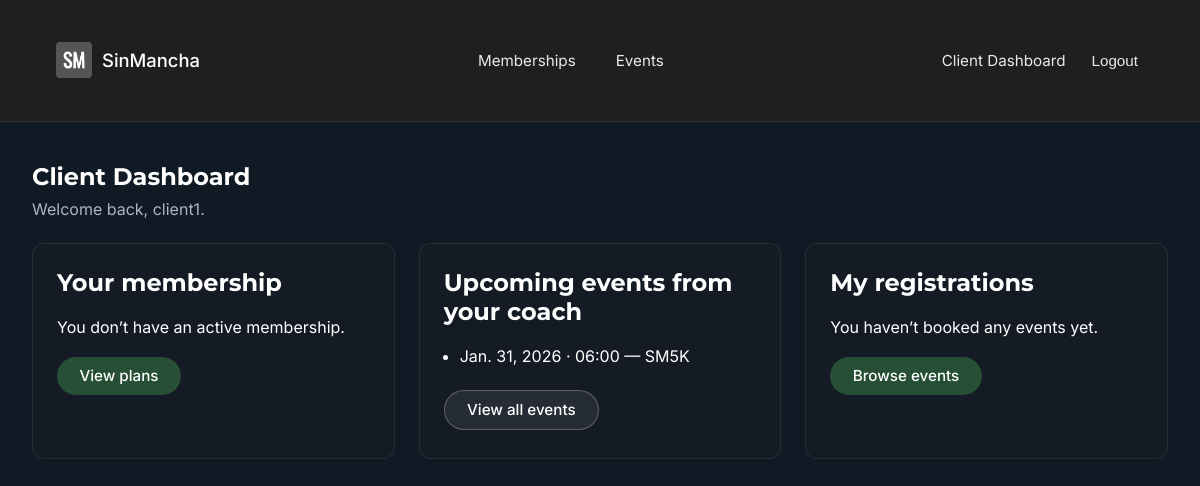
/client/dashboard/ (signed in), run on the app's committed database.
### club/models.py (models this page shows, shortened)
class Event(models.Model):
    trainer = models.ForeignKey(
        TrainerProfile,
        on_delete=models.CASCADE,
        related_name="events",
        null=True,
        blank=True,
    )
    title = models.CharField(max_length=200)
    description = models.TextField(blank=True)
    date = models.DateField()
    start_time = models.TimeField()
    end_time = models.TimeField(blank=True, null=True)
    location = models.CharField(max_length=255, blank=True)
    EVENT_TYPE_CHOICES = [
        ("running_club", "Running club"),
        ("class", "Class / session"),
        ("challenge", "Challenge (e.g. 1000 burpees)"),
    ]
    event_type = models.CharField(
        max_length=20,
        choices=EVENT_TYPE_CHOICES,
        default="class",
    )
    distance_km = models.DecimalField(
        max_digits=4,
        decimal_places=1,
        blank=True,
        null=True,
        help_text="Optional: for running events.",
    )
    target_reps = models.PositiveIntegerField(
        blank=True,
        null=True,
        help_text="Optional: for challenge events (e.g. 1000 burpees).",
    )
    capacity = models.PositiveIntegerField(default=20)
    is_cancelled = models.BooleanField(default=False)
    price_non_member = models.DecimalField(
        max_digits=7,
        decimal_places=2,
        null=True,
        blank=True,
        help_text="Leave blank if this event is free for non-members.",
    )
    price_member = models.DecimalField(
        max_digits=7,
        decimal_places=2,
        null=True,
        blank=True,
        help_text="Leave blank if this event is free for members.",
    )
    class Meta:
        ordering = ["date", "start_time"]

### club/views.py (the view)
# urls.py: path("client/dashboard/", views.client_dashboard, name="client_dashboard"),
@login_required
def client_dashboard(request):
    user = request.user
    if not hasattr(user, "client_profile"):
        messages.error(request, "You need a client profile to view this page.")
        return redirect("home")
    client_profile = user.client_profile
    membership = client_profile.active_membership
    events = Event.objects.filter(
        trainer=client_profile.primary_trainer,
        date__gte=timezone.now().date(),
        is_cancelled=False,
    ).order_by("date")
    my_registrations = EventRegistration.objects.filter(user=user).select_related("event")
    context = {
        "membership": membership,
        "upcoming_events": events[:5],
        "my_registrations": my_registrations,
    }
    return render(request, "client/dashboard.html", context)

### club/models.py (called while the page is built)
    @property
    def active_membership(self):
        today = timezone.now().date()
        return (
            self.user.client_memberships
            .filter(status="active", end_date__gte=today)
            .order_by("-end_date")
            .first()
        )

### templates/client/dashboard.html (shortened to what this page needs)
{% extends "base.html" %}
{% block content %}
<section class="page-header">
  <h1>Client Dashboard</h1>
  <p>Welcome back, {{ request.user.first_name|default:request.user.username }}.</p>
</section>
<section class="dashboard-grid">
  <div class="card">
    <h2>Your membership</h2>
    {% if membership %}
      <p><strong>{{ membership.plan.name }}</strong></p>
      <p>Billing: {{ membership.plan.get_billing_interval_display }}</p>
      <p>Ends: {{ membership.end_date }}</p>
      <p>Status:
        {% if membership.is_active %}
          <span class="membership-active">Active</span>
        {% else %}
          <span class="membership-expired">Expired</span>
        {% endif %}
      </p>
    {% else %}
      <p>You don’t have an active membership.</p>
      <a href="{% url 'membership_plans' %}" class="btn btn-primary">View plans</a>
    {% endif %}
  </div>
  <div class="card">
    <h2>Upcoming events from your coach</h2>
    {% if upcoming_events %}
      <ul style="padding-left:1rem;">
        {% for event in upcoming_events %}
          <li>
            {{ event.date }} · {{ event.start_time|time:"H:i" }} — {{ event.title }}
          </li>
        {% endfor %}
      </ul>
      <a href="{% url 'events' %}" class="btn btn-secondary" style="margin-top:0.5rem;">View all events</a>
    {% else %}
      <p>No upcoming events for your coach yet.</p>
    {% endif %}
  </div>
  <div class="card">
    <h2>My registrations</h2>
    {% if my_registrations %}
      <ul style="padding-left:1rem;">
        {% for reg in my_registrations|slice:":5" %}
          <li>
            {{ reg.event.date }} – {{ reg.event.title }}
            ({{ reg.get_status_display }})
          </li>
        {% endfor %}
      </ul>
      <a href="{% url 'my_events' %}" class="btn btn-secondary" style="margin-top:0.5rem;">View all</a>
    {% else %}
      <p>You haven’t booked any events yet.</p>
      <a href="{% url 'events' %}" class="btn btn-primary">Browse events</a>
    {% endif %}
  </div>
</section>
{% endblock %}

### static/css/style.css (style rules this page uses)
:root { --primary-color: #1F1F1F; --accent-color: #6ec74b; --neutral-color: #FFFFFF; --secondary-neutral: #AEB4BE; --success-color: #78C957; --text-color: #FFFFFF; --background-color: #0F1A25; }
*, *::before, *::after { box-sizing: border-box; }
body { font-family: 'Inter', sans-serif; color: var(--text-color); background-color: var(--background-color); margin: 0; padding: 0; }
h1, h2, h3, h4, h5, h6 { font-family: 'Montserrat', sans-serif; color: var(--neutral-color); margin-top: 0; }
.btn { background-color: var(--accent-color); color: var(--neutral-color); border: none; padding: 0.6rem 1.4rem; text-decoration: none; display: inline-block; margin: 0.25rem 0; cursor: pointer; transition: 0.25s ease; border-radius: 999px; font-size: 0.95rem; font-weight: 500; }
.btn-primary { background: #264F36; }
.btn-secondary { background: rgba(255,255,255,0.08); color: white; border: 1px solid rgba(255,255,255,0.25); }
.page-header { padding: 2.5rem 2rem 1.5rem; }
.page-header h1 { margin-bottom: 0.5rem; }
.page-header p { color: var(--secondary-neutral); margin: 0; }
.dashboard-grid { padding: 0 2rem 2.5rem; display: grid; grid-template-columns: repeat(auto-fit, minmax(260px, 1fr)); gap: 1.5rem; }
.card { background: #141b24; border-radius: 0.75rem; padding: 1.5rem; border: 1px solid rgba(255,255,255,0.08); }

### data on the page
Event: date "Jan. 31, 2026", start_time "06:00", title "SM5K"

### other printed values
{{ request.user.first_name|default:request.user.username }} "client1"
